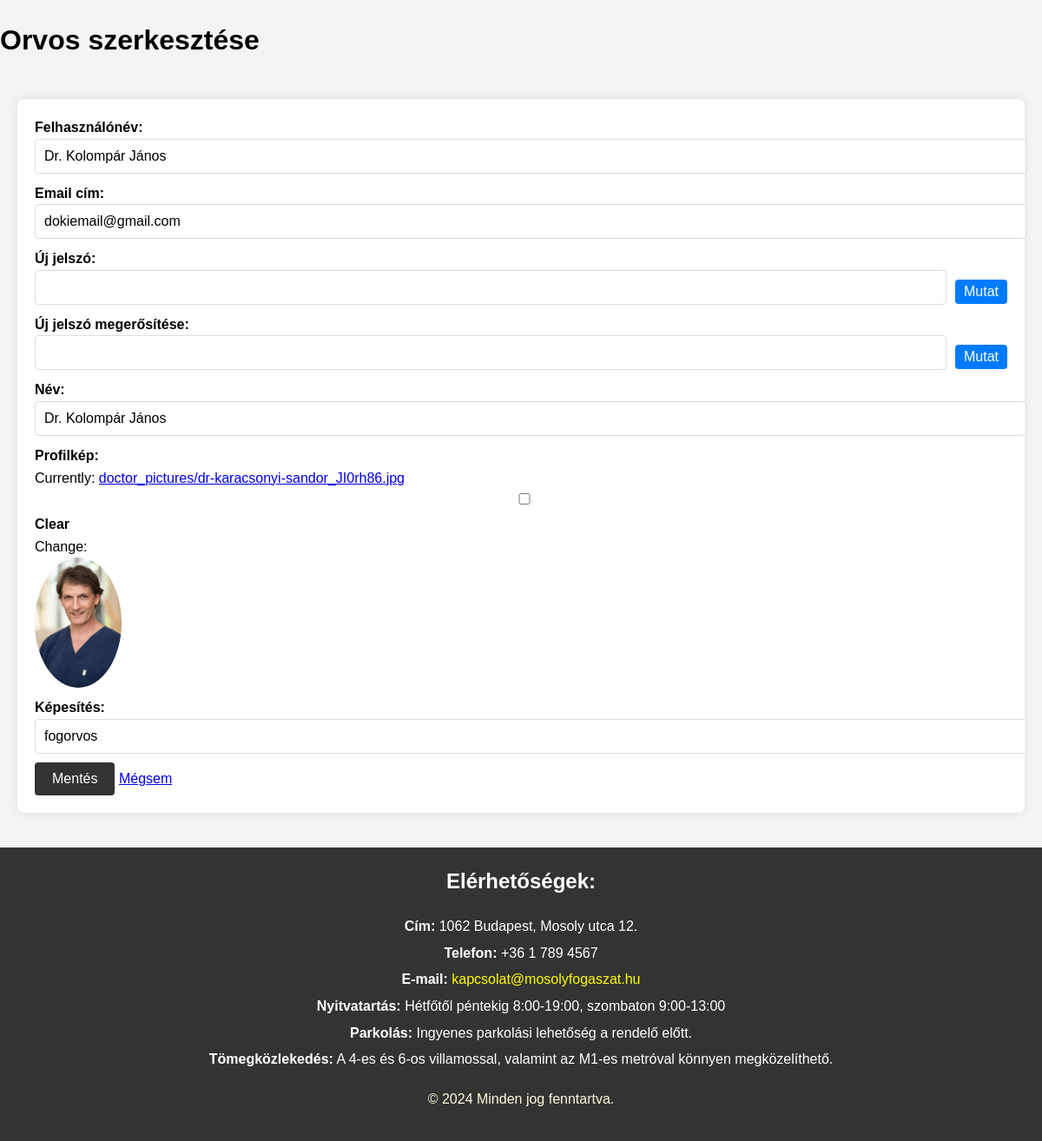
The page /custom_admin/edit_doctor/c01a8d25-01a8-4610-897b-53a3cff73b56/ (signed in) on the database as committed earlier.
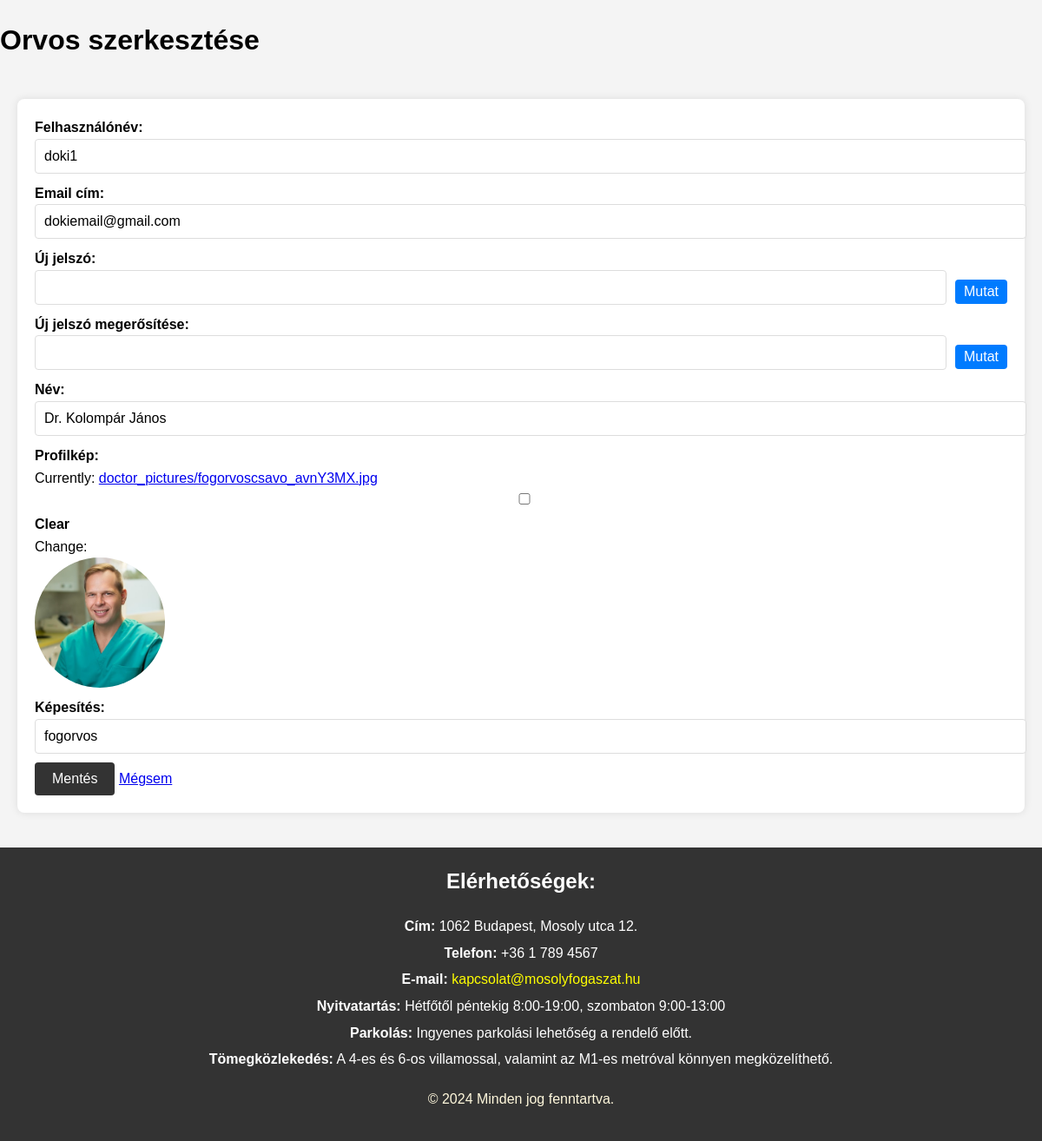
The same page on the database as committed later.
### rendeloweboldal/models.py (models this page shows, shortened)
class RendeloUser(AbstractUser):
    id = models.CharField(max_length=64, primary_key=True, default=str(uuid4()))  # FHIR resource identifier
    email = models.EmailField(unique=True)
    USERNAME_FIELD = 'email'
    REQUIRED_FIELDS = ['username']

class Doctor(models.Model):
    id = models.CharField(max_length=64, primary_key=True)  # FHIR resource identifier
    name = models.CharField(max_length=255)
    photo = models.ImageField(upload_to='doctor_pictures/', null=True, blank=True)  # FHIR 'photo' field
    qualification = models.TextField(null=True, blank=True)  # FHIR 'qualification' field

### rendeloweboldal/views.py (the view)
# urls.py: path('custom_admin/edit_doctor/<str:doctor_id>/', views.edit_doctor, name='edit_doctor'),
@login_required
def edit_doctor(request, doctor_id):
    doctor = get_object_or_404(Doctor, id=doctor_id)
    user = get_object_or_404(RendeloUser, id=doctor_id)
    if request.method == 'POST':
        user_form = ProfileForm(request.POST, instance=user)
        doctor_form = DoctorForm(request.POST, request.FILES, instance=doctor)
        if user_form.is_valid() and doctor_form.is_valid():
            user = user_form.save(commit=False)
            if user_form.cleaned_data['password1']:
                user.set_password(user_form.cleaned_data['password1'])
            user.save()
            doctor_form.save()
            return redirect('admin_view')
    else:
        user_form = ProfileForm(instance=user)
        doctor_form = DoctorForm(instance=doctor)
    return render(request, 'edit_doctor.html', {'user_form': user_form, 'doctor_form': doctor_form, 'doctor': doctor})

### rendeloweboldal/forms.py (shortened to what this page needs)
class ProfileForm(forms.ModelForm):
    password1 = forms.CharField(widget=forms.PasswordInput, label='Új jelszó', required=False)
    password2 = forms.CharField(widget=forms.PasswordInput, label='Új jelszó megerősítése', required=False)
    class Meta:
        model = RendeloUser
        fields = ['username', 'email', 'password1', 'password2']
    username = forms.CharField(
        max_length=255,
        label='Felhasználónév',
        validators=[RegexValidator(
            regex=r'^[\w.@+\-_]+$',
            message='Enter a valid username. This value may contain only letters, numbers, and @/./+/-/_ characters.'
        )]
    )
    email = forms.EmailField(label='Email cím', widget=forms.EmailInput(attrs={'style': 'width: 100%;'}))

### rendeloweboldal/templates/edit_doctor.html (shortened to what this page needs)
{% load static %}
<!DOCTYPE html>
<html lang="hu">
<head>
    <link rel="stylesheet" href="{% static 'css/style.css' %}">
</head>
<body>
    <header>
        <h1>Orvos szerkesztése</h1>
    </header>
    <main>
        <form method="post" enctype="multipart/form-data">
            <div class="form-group">
                <label for="id_username">Felhasználónév:</label>
                {{ user_form.username }}
            </div>
            <div class="form-group">
                <label for="id_email">Email cím:</label>
                {{ user_form.email }}
            </div>
            <div class="form-group">
                <label for="id_password1">Új jelszó:</label>
                <div class="password-container">
                    {{ user_form.password1 }}
                    <button type="button" onclick="togglePasswordVisibility('id_password1')">Mutat</button>
                </div>
            </div>
            <div class="form-group">
                <label for="id_password2">Új jelszó megerősítése:</label>
                <div class="password-container">
                    {{ user_form.password2 }}
                    <button type="button" onclick="togglePasswordVisibility('id_password2')">Mutat</button>
                </div>
            </div>
            <div class="form-group">
                <label for="id_name">Név:</label>
                {{ doctor_form.name }}
            </div>
            <div class="form-group">
                <label for="id_photo">Profilkép:</label>
                <div class="photo-container">
                    {{ doctor_form.photo }}
                    {% if doctor_form.instance.photo %}
                        <img id="current-photo" src="{{ doctor_form.instance.photo.url }}" alt="Profilkép" class="profile-image">
                    {% endif %}
                </div>
            </div>
            <div class="form-group">
                <label for="id_qualification">Képesítés:</label>
                {{ doctor_form.qualification }}
            </div>
            <button type="submit">Mentés</button>
            <a href="{% url 'admin_view' %}" class="button">Mégsem</a>
        </form>
    </main>
    <footer>
        <div class="contact-info">
            <h2>Elérhetőségek:</h2>
            <p><strong>Cím:</strong> 1062 Budapest, Mosoly utca 12.</p>
            <p><strong>Telefon:</strong> +36 1 789 4567</p>
            <p><strong>E-mail:</strong> <a href="mailto:kapcsolat@mosolyfogaszat.hu">kapcsolat@mosolyfogaszat.hu</a></p>
            <p><strong>Nyitvatartás:</strong> Hétfőtől péntekig 8:00-19:00, szombaton 9:00-13:00</p>
            <p><strong>Parkolás:</strong> Ingyenes parkolási lehetőség a rendelő előtt.</p>
            <p><strong>Tömegközlekedés:</strong> A 4-es és 6-os villamossal, valamint az M1-es metróval könnyen megközelíthető.</p>
        </div>
        <p class="copy">&copy; 2024 Minden jog fenntartva.</p>
    </footer>
</body>
</html>

Rows that differ between the two databases and show on the page:
changed RendeloUser "dokiemail@gmail.com": username "Dr. Kolompár János" → "doki1"
changed Doctor "Dr. Kolompár János": instance.photo: a different picture
Other text that changed with them:
text no longer shown: "Currently: doctor_pictures/dr-karacsonyi-sandor_JI0rh86.jpg Clear Change:"
text now shown: "Currently: doctor_pictures/fogorvoscsavo_avnY3MX.jpg Clear Change:"
